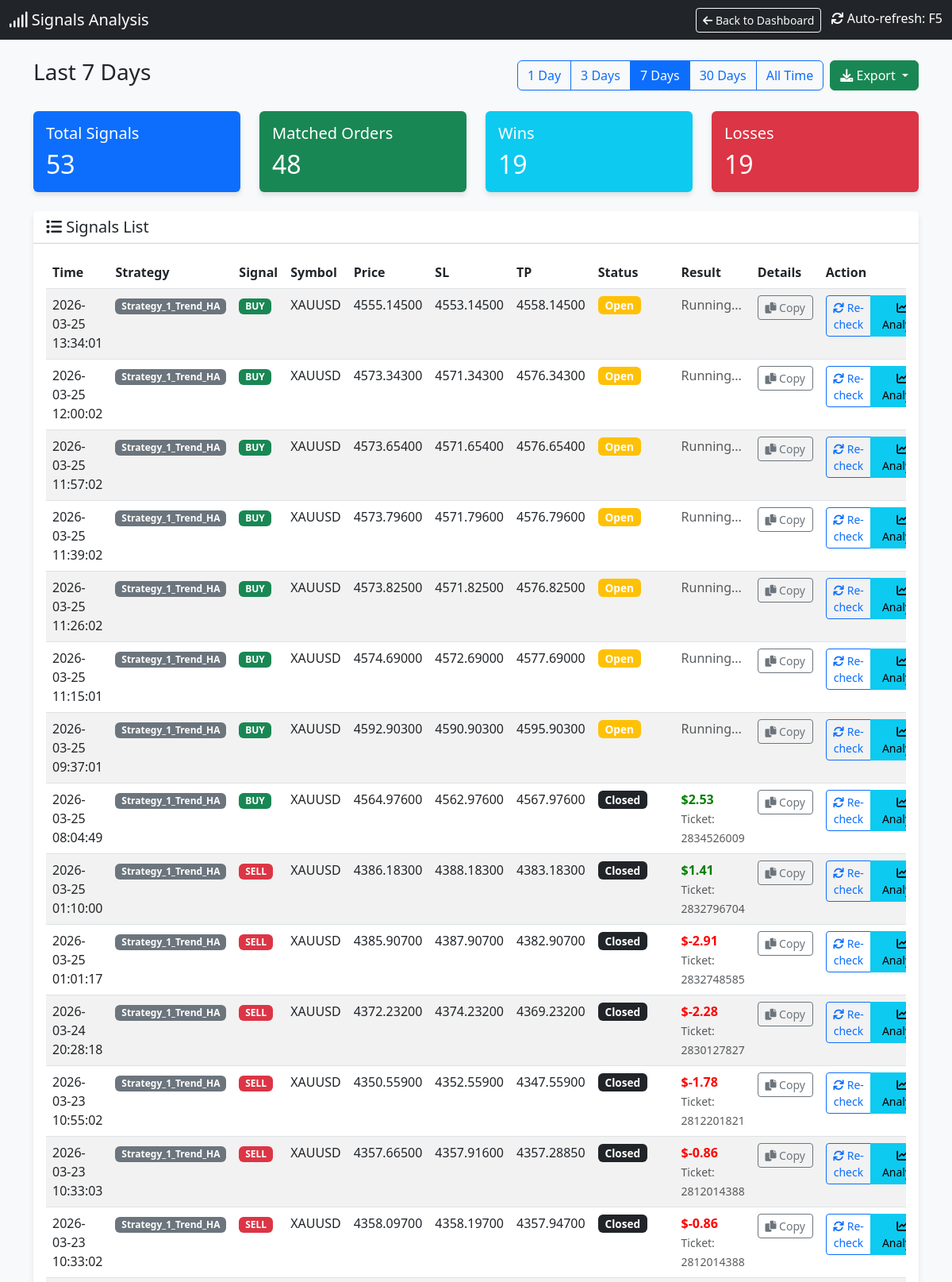
The app's page /signals (upper part) with its own data.
### tables this page shows
CREATE TABLE signals (
                id INTEGER PRIMARY KEY AUTOINCREMENT,
                timestamp DATETIME DEFAULT CURRENT_TIMESTAMP,
                strategy_name TEXT,
                symbol TEXT,
                signal_type TEXT,
                price REAL,
                sl REAL,
                tp REAL,
                indicators TEXT,
                status TEXT,
                account_id INTEGER DEFAULT 0
            );

CREATE TABLE orders (
                ticket INTEGER PRIMARY KEY,
                strategy_name TEXT,
                symbol TEXT,
                order_type TEXT,
                volume REAL,
                open_price REAL,
                sl REAL,
                tp REAL,
                open_time DATETIME,
                close_price REAL,
                profit REAL,
                comment TEXT,
                account_id INTEGER DEFAULT 0
            );

### dashboard.py (the view)
@app.route('/signals')
def signals_page():
    cur = get_db().cursor()
    days_param = request.args.get('days', '7')  # Default 7 days
    if days_param == "all":
        days = 36500
        filter_label = "All Time"
    else:
        try:
            days = int(days_param)
            filter_label = f"Last {days} Days"
        except:
            days = 7
            filter_label = "Last 7 Days"
    cutoff_date = datetime.now() - timedelta(days=days)
    cutoff_str = cutoff_date.strftime("%Y-%m-%d %H:%M:%S")
    cur.execute("SELECT * FROM signals WHERE timestamp >= ? ORDER BY timestamp DESC", (cutoff_str,))
    signals = cur.fetchall()
    signals_with_status = []
    for sig in signals:
        signal_dict = dict(sig)
        try:
            sig_timestamp = sig['timestamp']
            if isinstance(sig_timestamp, str):
                try:
                    sig_time = datetime.strptime(sig_timestamp, '%Y-%m-%d %H:%M:%S')
                except:
                    try:
                        sig_time = datetime.strptime(sig_timestamp, '%Y-%m-%d %H:%M:%S.%f')
                    except:
                        sig_time = datetime.fromisoformat(sig_timestamp.replace('Z', '+00:00'))
            else:
                sig_time = datetime.fromtimestamp(sig_timestamp)
            time_lower = (sig_time - timedelta(seconds=30)).strftime('%Y-%m-%d %H:%M:%S')
            time_upper = (sig_time + timedelta(seconds=30)).strftime('%Y-%m-%d %H:%M:%S')
        except Exception as e:
            time_lower = None
            time_upper = None
        matching_order = None
        if time_lower and time_upper:
            try:
                cur.execute("""
                    SELECT * FROM orders
                    WHERE strategy_name = ?
                    AND symbol = ?
                    AND order_type = ?
                    AND open_time BETWEEN ? AND ?
                    ORDER BY ABS(open_price - ?) ASC
                    LIMIT 1
                """, (sig['strategy_name'], sig['symbol'], sig['signal_type'], time_lower, time_upper, sig['price']))
                matching_order = cur.fetchone()
            except Exception as e:
                pass
        if matching_order:
            signal_dict['order_ticket'] = matching_order['ticket']
            signal_dict['order_profit'] = matching_order['profit']
            signal_dict['order_status'] = 'closed' if matching_order['profit'] is not None else 'open'
            signal_dict['has_order'] = True
        else:
            signal_dict['order_ticket'] = None
            signal_dict['order_profit'] = None
            signal_dict['order_status'] = 'not_found'
            signal_dict['has_order'] = False
        signals_with_status.append(signal_dict)
    total_signals = len(signals_with_status)
    matched_orders = len([s for s in signals_with_status if s['has_order']])
    wins = len([s for s in signals_with_status if s['has_order'] and s['order_profit'] is not None and s['order_profit'] > 0])
    losses = len([s for s in signals_with_status if s['has_order'] and s['order_profit'] is not None and s['order_profit'] < 0])
    cur.execute("SELECT DISTINCT strategy_name FROM orders ORDER BY strategy_name")
    strategies = [row['strategy_name'] for row in cur.fetchall()]
    return render_template('signals.html',
                         signals=signals_with_status,
                         total_signals=total_signals,
                         matched_orders=matched_orders,
                         wins=wins,
                         losses=losses,
                         current_filter=days_param,
                         filter_label=filter_label,
                         strategies=strategies)

### dashboard.py (called while the page is built)
def get_db():
    db = getattr(g, '_database', None)
    if db is None:
        db = g._database = sqlite3.connect(DB_PATH)
        db.row_factory = sqlite3.Row
    return db

@app.teardown_appcontext
def close_connection(exception):
    db = getattr(g, '_database', None)
    if db is not None:
        db.close()

def format_vn_time(value):
    if not value:
        return ""
    try:
        if isinstance(value, str):
            try:
                dt = datetime.strptime(value, "%Y-%m-%d %H:%M:%S")
            except ValueError:
                try:
                    dt = datetime.strptime(value, "%Y-%m-%d %H:%M:%S.%f")
                except ValueError:
                    dt = datetime.strptime(value, "%Y-%m-%d %H:%M")
        else:
            dt = value
        vn_time = dt + timedelta(hours=7)
        res = vn_time.strftime("%Y-%m-%d %H:%M:%S")
        return res
    except Exception as e:
        print(f"DEBUG: Error parsing '{value}': {e}")
        return value # Return original on error

### templates/signals.html (shortened to what this page needs)
<!DOCTYPE html>
<html lang="en">
<head>
    <link href="https://cdn.jsdelivr.net/npm/bootstrap@5.3.0/dist/css/bootstrap.min.css" rel="stylesheet">
    <link href="https://cdnjs.cloudflare.com/ajax/libs/font-awesome/6.0.0/css/all.min.css" rel="stylesheet">
</head>
<body>
    <nav class="navbar navbar-dark bg-dark mb-4">
        <div class="container-fluid">
            <span class="navbar-brand mb-0 h1"><i class="fas fa-signal"></i> Signals Analysis</span>
            <div>
                <a href="/" class="btn btn-outline-light btn-sm me-2">
                    <i class="fas fa-arrow-left"></i> Back to Dashboard
                </a>
                <span class="text-white"><i class="fas fa-sync"></i> Auto-refresh: F5</span>
            </div>
        </div>
    </nav>
    <div class="container mb-4">
        <div class="d-flex justify-content-between align-items-center">
            <h3>{{ filter_label }}</h3>
            <div class="d-flex gap-2">
                <div class="btn-group" role="group">
                    <a href="/signals?days=1" class="btn btn-outline-primary {% if current_filter == '1' %}active{% endif %}">1 Day</a>
                    <a href="/signals?days=3" class="btn btn-outline-primary {% if current_filter == '3' %}active{% endif %}">3 Days</a>
                    <a href="/signals?days=7" class="btn btn-outline-primary {% if current_filter == '7' %}active{% endif %}">7 Days</a>
                    <a href="/signals?days=30" class="btn btn-outline-primary {% if current_filter == '30' %}active{% endif %}">30 Days</a>
                    <a href="/signals?days=all" class="btn btn-outline-primary {% if current_filter == 'all' %}active{% endif %}">All Time</a>
                </div>
                <div class="btn-group" role="group">
                    <button type="button" class="btn btn-success dropdown-toggle" data-bs-toggle="dropdown" aria-expanded="false" title="Export to CSV">
                        <i class="fas fa-download"></i> Export
                    </button>
                </div>
            </div>
        </div>
    </div>
    <div class="container">
        <div class="row mb-4">
            <div class="col-md-3">
                <div class="card bg-primary text-white">
                    <div class="card-body">
                        <h5 class="card-title">Total Signals</h5>
                        <h2 class="card-text">{{ total_signals }}</h2>
                    </div>
                </div>
            </div>
            <div class="col-md-3">
                <div class="card bg-success text-white">
                    <div class="card-body">
                        <h5 class="card-title">Matched Orders</h5>
                        <h2 class="card-text">{{ matched_orders }}</h2>
                    </div>
                </div>
            </div>
            <div class="col-md-3">
                <div class="card bg-info text-white">
                    <div class="card-body">
                        <h5 class="card-title">Wins</h5>
                        <h2 class="card-text">{{ wins }}</h2>
                    </div>
                </div>
            </div>
            <div class="col-md-3">
                <div class="card bg-danger text-white">
                    <div class="card-body">
                        <h5 class="card-title">Losses</h5>
                        <h2 class="card-text">{{ losses }}</h2>
                    </div>
                </div>
            </div>
        </div>
        <div class="card">
            <div class="card-header bg-white">
                <h5 class="mb-0"><i class="fas fa-list"></i> Signals List</h5>
            </div>
            <div class="card-body">
                <div class="table-responsive">
                    <table class="table table-hover table-striped">
                        <thead>
                            <tr>
                                <th>Time</th>
                                <th>Strategy</th>
                                <th>Signal</th>
                                <th>Symbol</th>
                                <th>Price</th>
                                <th>SL</th>
                                <th>TP</th>
                                <th>Status</th>
                                <th>Result</th>
                                <th>Details</th>
                                <th>Action</th>
                            </tr>
                        </thead>
                        <tbody>
                            {% for sig in signals %}
                            <tr class="signal-row" id="signal-row-{{ sig.id }}">
                                <td>{{ sig.timestamp | to_vn_time }}</td>
                                <td><span class="badge bg-secondary">{{ sig.strategy_name }}</span></td>
                                <td>
                                    {% if sig.signal_type == 'BUY' %}
                                    <span class="badge badge-buy">BUY</span>
                                    {% else %}
                                    <span class="badge badge-sell">SELL</span>
                                    {% endif %}
                                </td>
                                <td>{{ sig.symbol }}</td>
                                <td>{{ "%.5f"|format(sig.price) }}</td>
                                <td>{{ "%.5f"|format(sig.sl) if sig.sl else '-' }}</td>
                                <td>{{ "%.5f"|format(sig.tp) if sig.tp else '-' }}</td>
                                <td id="status-{{ sig.id }}">
                                    {% if sig.has_order %}
                                        {% if sig.order_status == 'closed' %}
                                            <span class="badge bg-dark status-badge">Closed</span>
                                        {% else %}
                                            <span class="badge bg-warning status-badge">Open</span>
                                        {% endif %}
                                    {% else %}
                                        <span class="badge bg-secondary status-badge">Not Found</span>
                                    {% endif %}
                                </td>
                                <td id="result-{{ sig.id }}">
                                    {% if sig.has_order and sig.order_profit is not none %}
                                        <span class="{% if sig.order_profit >= 0 %}profit-pos{% else %}profit-neg{% endif %}">
                                            ${{ "%.2f"|format(sig.order_profit) }}
                                        </span>
                                        <br>
                                        <small class="text-muted">Ticket: {{ sig.order_ticket }}</small>
                                    {% elif sig.has_order %}
                                        <span class="text-muted">Running...</span>
                                    {% else %}
                                        <span class="text-muted">-</span>
                                    {% endif %}
                                </td>
                                <td id="details-{{ sig.id }}">
                                    <button class="btn btn-sm btn-outline-secondary copy-details-btn"
                                            data-signal-id="{{ sig.id }}"
                                            data-signal-data='{{ sig|tojson }}'
                                            title="Copy signal details">
                                        <i class="fas fa-copy"></i> Copy
                                    </button>
                                </td>
                                <td id="action-{{ sig.id }}">
                                    <div class="btn-group" role="group">
                                        {% if not sig.has_order %}
                                            <button class="btn btn-sm btn-primary check-mt5-btn" data-signal-id="{{ sig.id }}">
                                                <i class="fas fa-search"></i> Check MT5
                                            </button>
                                        {% else %}
                                            <button class="btn btn-sm btn-outline-primary check-mt5-btn" data-signal-id="{{ sig.id }}">
                                                <i class="fas fa-sync"></i> Re-check
                                            </button>
                                        {% endif %}
                                        <button class="btn btn-sm btn-info analyze-signal-btn" data-signal-id="{{ sig.id }}" title="Analyze signal">
                                            <i class="fas fa-chart-line"></i> Analyze
                                        </button>
                                    </div>
                                </td>
                            </tr>
                            {% endfor %}
                        </tbody>
                    </table>
                </div>
            </div>
        </div>
    </div>
</body>
</html>

### templates/signals.html (style rules this page uses)
body { background-color: #f8f9fa; }
.card { box-shadow: 0 4px 6px rgba(0, 0, 0, 0.1); border: none; }
.profit-pos { color: green; font-weight: bold; }
.profit-neg { color: red; font-weight: bold; }
.badge-buy { background-color: #198754; }
.badge-sell { background-color: #dc3545; }
.status-badge { font-size: 0.85em; padding: 0.35em 0.65em; }
.signal-row { transition: background-color 0.2s; }
.copy-details-btn { min-width: 70px; }
.analyze-signal-btn { min-width: 80px; }

### records on screen
signals: timestamp|to_vn_time "2026-03-25 13:34:01", strategy_name "Strategy_1_Trend_HA", symbol "XAUUSD", price "4555.14500", sl "4553.14500", tp "4558.14500"
signals: timestamp|to_vn_time "2026-03-25 12:00:02", strategy_name "Strategy_1_Trend_HA", symbol "XAUUSD", price "4573.34300", sl "4571.34300", tp "4576.34300"
signals: timestamp|to_vn_time "2026-03-25 11:57:02", strategy_name "Strategy_1_Trend_HA", symbol "XAUUSD", price "4573.65400", sl "4571.65400", tp "4576.65400"
signals: timestamp|to_vn_time "2026-03-25 11:39:02", strategy_name "Strategy_1_Trend_HA", symbol "XAUUSD", price "4573.79600", sl "4571.79600", tp "4576.79600"
signals: timestamp|to_vn_time "2026-03-25 11:26:02", strategy_name "Strategy_1_Trend_HA", symbol "XAUUSD", price "4573.82500", sl "4571.82500", tp "4576.82500"
signals: timestamp|to_vn_time "2026-03-25 11:15:01", strategy_name "Strategy_1_Trend_HA", symbol "XAUUSD", price "4574.69000", sl "4572.69000", tp "4577.69000"
signals: timestamp|to_vn_time "2026-03-25 09:37:01", strategy_name "Strategy_1_Trend_HA", symbol "XAUUSD", price "4592.90300", sl "4590.90300", tp "4595.90300"
signals: timestamp|to_vn_time "2026-03-25 08:04:49", strategy_name "Strategy_1_Trend_HA", symbol "XAUUSD", price "4564.97600", sl "4562.97600", tp "4567.97600"
orders: order_profit "2.53", order_ticket "2834526009"
signals: timestamp|to_vn_time "2026-03-25 01:10:00", strategy_name "Strategy_1_Trend_HA", symbol "XAUUSD", price "4386.18300", sl "4388.18300", tp "4383.18300"
orders: order_profit "1.41", order_ticket "2832796704"
signals: timestamp|to_vn_time "2026-03-25 01:01:17", strategy_name "Strategy_1_Trend_HA", symbol "XAUUSD", price "4385.90700", sl "4387.90700", tp "4382.90700"
orders: order_profit "-2.91", order_ticket "2832748585"
signals: timestamp|to_vn_time "2026-03-24 20:28:18", strategy_name "Strategy_1_Trend_HA", symbol "XAUUSD", price "4372.23200", sl "4374.23200", tp "4369.23200"
orders: order_profit "-2.28", order_ticket "2830127827"
signals: timestamp|to_vn_time "2026-03-23 10:55:02", strategy_name "Strategy_1_Trend_HA", symbol "XAUUSD", price "4350.55900", sl "4352.55900", tp "4347.55900"
orders: order_profit "-1.78", order_ticket "2812201821"
signals: timestamp|to_vn_time "2026-03-23 10:33:03", strategy_name "Strategy_1_Trend_HA", symbol "XAUUSD", price "4357.66500", sl "4357.91600", tp "4357.28850"
orders: order_profit "-0.86" "-0.86", order_ticket "2812014388" "2812014388"
signals: timestamp|to_vn_time "2026-03-23 10:33:02", strategy_name "Strategy_1_Trend_HA", symbol "XAUUSD", price "4358.09700", sl "4358.19700", tp "4357.94700"

### other values on screen
{{ filter_label }} "Last 7 Days"
{{ total_signals }} "53"
{{ matched_orders }} "48"
{{ wins }} "19"
{{ losses }} "19"
